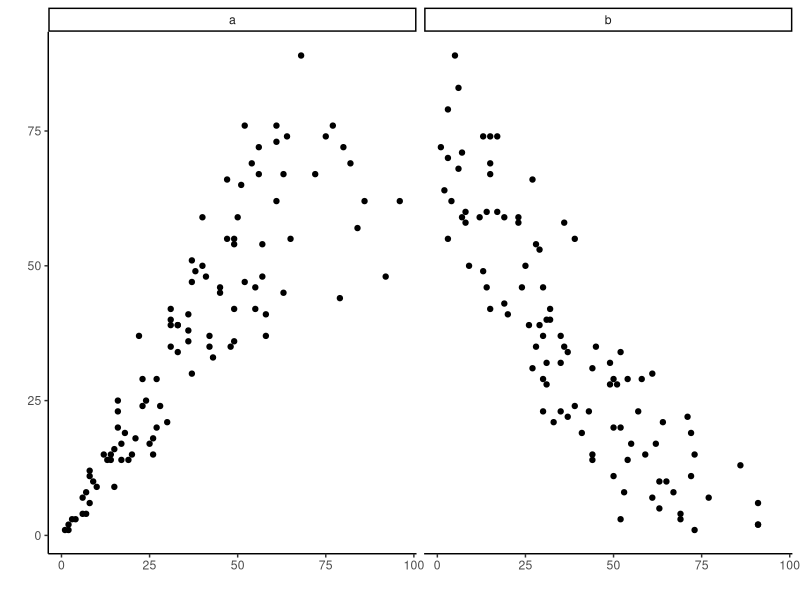

Reproduce this figure in R.
## ---- chunk 1
#| label: setup
#| include: false

library(tidyverse)

# The palette with grey:
cbPalette <- c("#999999", "#E69F00", "#56B4E9", "#009E73", "#F0E442", "#0072B2", "#D55E00", "#CC79A7")

## ---- chunk 2
#| label: fig-01-01
#| include: false

# Figure 1.1

## ---- chunk 3
#| label: fig-01-generations
#| echo: false
#| out-width: 40%
#| fig-align: center
#| fig-cap: "Generations"

knitr::include_graphics("https://www.pewresearch.org/social-trends/wp-content/uploads/sites/3/2019/02/FT_19.01.17_generations_2019_topicArtboard-19-copy-3@2x-1.png")
## ---- chunk 4
#| label: fig-01-02
#| include: false

# **Figure 1.2**.
  
## ---- chunk 5
#| label: fig-01-03
#| include: false
#| fig-cap: >
#|   You are as young as you feel!

# **Figure 1.3 You are as young as you feel!**

## ---- chunk 6
#| label: fig-01-04
#| include: false

# **Figure 1.4** [Source](http://nobaproject.com/modules/cognitive-development-in-childhood)

## ---- chunk 7
#| label: fig-01-05
#| out-width: 50%
#| fig-align: center
#| fig-cap: >
#|   Adulthood ([Source](https://nobaproject.com/modules/aging))

# Figure 1.5

knitr::include_graphics("https://nobaproject.com/images/shared/images/000/002/336/original.jpg")

## ---- chunk 8
#| label: fig-01-06
#| fig-align: center
#| fig-cap: "The tree represents continuous development, while the ladybug represents discontinuous/stage development ([Source](https://nobaproject.com/modules/cognitive-development-in-childhood))"

# Figure 1.6

knitr::include_graphics("https://nobaproject.com/images/shared/images/000/000/077/original.png")

## ---- chunk 9
#| label: fig-01-07
#| out-width: 40%
#| fig-cap: >
#|   A tiny person inside a sperm ([Source](https://en.wikipedia.org/wiki/Preformationism#/media/File:Preformation.GIF))

# Figure 1.7

knitr::include_graphics("https://upload.wikimedia.org/wikipedia/commons/9/94/Preformation.GIF")

## ---- chunk 10
#| label: fig-01-08
#| out-width: 30%
#| fig-cap: >
#|   Sigmund Freud from Wikimedia ([Source](https://commons.wikimedia.org/wiki/Category:Sigmund_Freud#/media/File:Sigmund_Freud,_by_Max_Halberstadt_(cropped).jpg))

# Figure 1.8

knitr::include_graphics("https://upload.wikimedia.org/wikipedia/commons/thumb/3/36/Sigmund_Freud%2C_by_Max_Halberstadt_%28cropped%29.jpg/1280px-Sigmund_Freud%2C_by_Max_Halberstadt_%28cropped%29.jpg")

## ---- chunk 11
#| label: fig-01-09
#| out-width: 30%
#| fig-cap: Erik Erikson ([Source](https://en.wikipedia.org/wiki/Erik_Erikson#/media/File:Erik_Erikson.png))

# **Figure 1.9**


knitr::include_graphics("https://upload.wikimedia.org/wikipedia/commons/a/a8/Erik_Erikson.png")

## ---- chunk 12
#| label: fig-01-10-bobo
#| out-width: 20%
#| fig-cap: >
#|   Bobo ([Source: © Sémhur / Wikimedia Commons / CC-BY-SA-3.0 (or Free Art License)](https://goo.gl/uhHola))

# **Figure 1.10 The Bobo Doll**

# Source

knitr::include_graphics("https://nobaproject.com/images/shared/images/000/000/374/original.jpg")

## ---- chunk 13
#| label: fig-01-11-ecological-systems
#| fig-align: center
#| fig-cap: >
#|   Bronfenbrenner's Ecologocial Systems Theory ([Source](https://commons.wikimedia.org/wiki/File:Ecological_systems_theory.png))

knitr::include_graphics("https://upload.wikimedia.org/wikipedia/commons/4/4d/Ecological_systems_theory.png?20151026144517")
## ---- chunk 14
#| label: fig-01-12
#| include: false


## ---- chunk 15
#| label: fig-01-13
#| include: false

# Figure 1.13

## ---- chunk 16
#| label: fig-01-14-correlation
#| fig-cap: >
#|   Examples of relationships between two variables as shown in scatter plots.

# Figure 1.14

# https://github.com/CrumpLab/statistics/blob/master/03-Correlation.qmd

subject_x<-1:100
chocolate_x<-round(1:100*runif(100,.5,1))
happiness_x<-round(1:100*runif(100,.5,1))
df_positive<-data.frame(subject_x,chocolate_x,happiness_x)

subject_x<-1:100
chocolate_x<-round(1:100*runif(100,.5,1))
happiness_x<-round(100:1*runif(100,.5,1))
df_negative<-data.frame(subject_x,chocolate_x,happiness_x)

# subject_x<-1:100
# chocolate_x<-round(runif(100,0,100))
# happiness_x<-round(runif(100,0,100))
# df_random<-data.frame(subject_x,chocolate_x,happiness_x)

# all_data<-rbind(df_positive,df_negative,df_random)
# all_data<-cbind(all_data,correlation=rep(c("positive","negative","random"),each=100))

all_data<-rbind(df_positive, df_negative)
all_data<-cbind(all_data,correlation=rep(c("a","b"),each=100))

ggplot(all_data,aes(x=chocolate_x, y=happiness_x))+
  geom_point()+
  theme_classic()+
  facet_wrap(~correlation)+
  xlab("")+
  ylab("")

## ---- chunk 17
#| label: fig--01-16-cross-sectional
#| fig-cap: >
#|   Cross-Sectional ([Source](https://nobaproject.com/modules/research-methods-in-developmental-psychology))
#| fig-align: center
#| out.width: NULL

# Figure 1.16 Cross-Sectional

knitr::include_graphics("https://nobaproject.com/images/shared/images/000/002/289/original.png", dpi = 270)

## ---- chunk 18
#| label: fig-01-17-longitudinal
#| fig-cap: >
#|   Longitudinal Research ([Source](https://nobaproject.com/modules/research-methods-in-developmental-psychology))
#| fig-align: center
#| out.width: NULL

# Figure 1.17 Longitudinal Research

knitr::include_graphics("https://nobaproject.com/images/shared/images/000/002/288/original.png", dpi = 270)

## ---- chunk 19
#| label: fig-01-18-sequential
#| fig-cap: >
#|   Sequential Research ([Source](https://nobaproject.com/modules/research-methods-in-developmental-psychology))
#| fig-align: center
#| out.width: NULL

# Figure 1.18 Sequential Research


knitr::include_graphics("https://nobaproject.com/images/shared/images/000/002/290/original.png", dpi = 270)

## ---- chunk 20
#| label: fig-tbl-01-06
#| fig-cap: >
#|   Time Span Research Designs Advantages and Disadvantages ([Source](https://nobaproject.com/modules/research-methods-in-developmental-psychology))

# Table 1.6

knitr:: include_graphics("https://nobaproject.com/images/shared/images/000/002/291/original.png")

